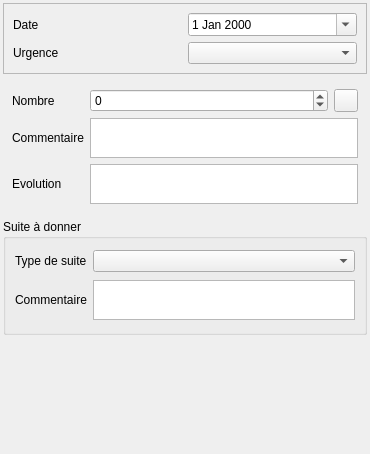
<?xml version="1.0" encoding="UTF-8"?>
<ui version="4.0">
 <class>Form</class>
 <widget class="QWidget" name="Form">
  <property name="geometry">
   <rect>
    <x>0</x>
    <y>0</y>
    <width>370</width>
    <height>454</height>
   </rect>
  </property>
  <property name="windowTitle">
   <string>Form</string>
  </property>
  <layout class="QVBoxLayout" name="verticalLayout">
   <property name="margin">
    <number>3</number>
   </property>
   <item>
    <widget class="QFrame" name="frame">
     <property name="frameShape">
      <enum>QFrame::StyledPanel</enum>
     </property>
     <property name="frameShadow">
      <enum>QFrame::Raised</enum>
     </property>
     <layout class="QGridLayout" name="gridLayout_3">
      <item row="0" column="1">
       <widget class="QDateEdit" name="dateEdit">
        <property name="calendarPopup">
         <bool>true</bool>
        </property>
       </widget>
      </item>
      <item row="0" column="0">
       <widget class="QLabel" name="label">
        <property name="text">
         <string>Date</string>
        </property>
       </widget>
      </item>
      <item row="1" column="0">
       <widget class="QLabel" name="label_5">
        <property name="text">
         <string>Urgence</string>
        </property>
       </widget>
      </item>
      <item row="1" column="1">
       <widget class="QComboBox" name="comboBox_urgence"/>
      </item>
     </layout>
    </widget>
   </item>
   <item>
    <widget class="QStackedWidget" name="stackedWidget">
     <property name="currentIndex">
      <number>0</number>
     </property>
     <widget class="QWidget" name="page">
      <layout class="QGridLayout" name="gridLayout" columnstretch="1,5,1">
       <item row="5" column="0">
        <widget class="QLabel" name="label_6">
         <property name="text">
          <string>Evolution</string>
         </property>
        </widget>
       </item>
       <item row="1" column="0">
        <widget class="QLabel" name="label_2">
         <property name="text">
          <string>Nombre</string>
         </property>
        </widget>
       </item>
       <item row="1" column="1">
        <widget class="QSpinBox" name="spinBox_nombre">
         <property name="minimum">
          <number>-1</number>
         </property>
        </widget>
       </item>
       <item row="3" column="0">
        <widget class="QLabel" name="label_7">
         <property name="text">
          <string>Commentaire</string>
         </property>
        </widget>
       </item>
       <item row="1" column="2">
        <widget class="QToolButton" name="toolButton_calc_nb">
         <property name="text">
          <string/>
         </property>
         <property name="icon">
          <iconset>
           <normaloff>:/plugins/Lamia/icons/numpad.png</normaloff>:/plugins/Lamia/icons/numpad.png</iconset>
         </property>
        </widget>
       </item>
       <item row="3" column="1" colspan="2">
        <widget class="QTextEdit" name="textEdit_comm">
         <property name="sizePolicy">
          <sizepolicy hsizetype="Expanding" vsizetype="Expanding">
           <horstretch>0</horstretch>
           <verstretch>0</verstretch>
          </sizepolicy>
         </property>
         <property name="maximumSize">
          <size>
           <width>16777215</width>
           <height>40</height>
          </size>
         </property>
        </widget>
       </item>
       <item row="5" column="1" colspan="2">
        <widget class="QTextEdit" name="textEdit_evolution">
         <property name="sizePolicy">
          <sizepolicy hsizetype="Expanding" vsizetype="Expanding">
           <horstretch>0</horstretch>
           <verstretch>0</verstretch>
          </sizepolicy>
         </property>
         <property name="maximumSize">
          <size>
           <width>16777215</width>
           <height>40</height>
          </size>
         </property>
        </widget>
       </item>
      </layout>
     </widget>
     <widget class="QWidget" name="page_2">
      <layout class="QGridLayout" name="gridLayout_2">
       <item row="0" column="0">
        <widget class="QLabel" name="label_3">
         <property name="text">
          <string>NOD</string>
         </property>
        </widget>
       </item>
       <item row="1" column="1">
        <spacer name="verticalSpacer_2">
         <property name="orientation">
          <enum>Qt::Vertical</enum>
         </property>
         <property name="sizeHint" stdset="0">
          <size>
           <width>20</width>
           <height>40</height>
          </size>
         </property>
        </spacer>
       </item>
      </layout>
     </widget>
     <widget class="QWidget" name="page_3">
      <layout class="QVBoxLayout" name="verticalLayout_2">
       <item>
        <widget class="QLabel" name="label_9">
         <property name="text">
          <string>Equip</string>
         </property>
        </widget>
       </item>
      </layout>
     </widget>
    </widget>
   </item>
   <item>
    <widget class="QGroupBox" name="groupBox">
     <property name="title">
      <string>Suite à donner</string>
     </property>
     <layout class="QGridLayout" name="gridLayout_4">
      <item row="1" column="0">
       <widget class="QLabel" name="label_8">
        <property name="text">
         <string>Commentaire</string>
        </property>
       </widget>
      </item>
      <item row="0" column="0">
       <widget class="QLabel" name="label_4">
        <property name="text">
         <string>Type de suite</string>
        </property>
       </widget>
      </item>
      <item row="0" column="1">
       <widget class="QComboBox" name="comboBox_typesuite"/>
      </item>
      <item row="1" column="1">
       <widget class="QTextEdit" name="textEdit_suite">
        <property name="sizePolicy">
         <sizepolicy hsizetype="Expanding" vsizetype="Expanding">
          <horstretch>0</horstretch>
          <verstretch>0</verstretch>
         </sizepolicy>
        </property>
        <property name="maximumSize">
         <size>
          <width>16777215</width>
          <height>40</height>
         </size>
        </property>
       </widget>
      </item>
     </layout>
    </widget>
   </item>
   <item>
    <spacer name="verticalSpacer">
     <property name="orientation">
      <enum>Qt::Vertical</enum>
     </property>
     <property name="sizeHint" stdset="0">
      <size>
       <width>20</width>
       <height>40</height>
      </size>
     </property>
    </spacer>
   </item>
  </layout>
 </widget>
 <resources/>
 <connections/>
</ui>
